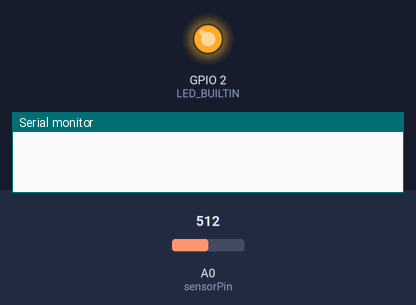
A sketch run on a simulated ESP8266 (NodeMCU). Parts: output pins drawn as LEDs (lit = HIGH, except the on-board LED, lit = LOW), the last lines printed to the serial monitor. Dashed ring = blinking. The inputs (shaded band) are chosen by the test bench; at power-on: A0 (sensorPin) = 512. WiFi joins after 1.5 s; servers stay silent unless stated; random numbers use the default seed unless the sketch sets one.

Above: at 0.0 s.
At 3.0 s:
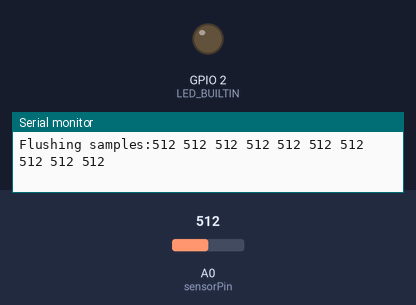
3.1 s: A0 (sensorPin) set to 716
At 10.4 s:
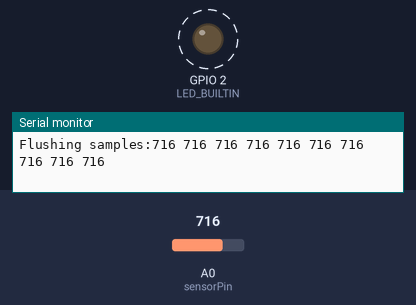
Timing chart, 0 to 10.6 s (numbered marks = the images above; inputs shaded):
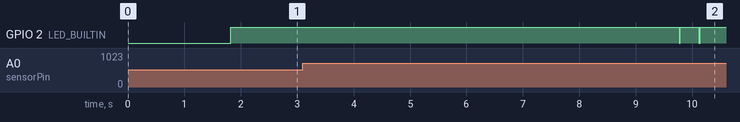

The sketch:

flashing-led-reader.ino
```cpp
/*
 NodeMCU DEVKIT v1.0
 Read analog signal connected to A0
*/
#include <ESP8266WiFi.h>
#include "libraries/esp8266-redis-master/Redis.h"
#include "libraries/esp8266-redis-master/Redis.cpp"

const char* ssid     = "SsidName";
const char* password = "Password";
int wifiStatus;

// Redis details
#define REDISHOST "192.168.1.14"
#define REDISPORT 6379
#define REDIS_PASSWORD "reTaOijS7ICdoqB5l0e0uYBHwegQJasqcgyMyKWhClWBp7rNEizsWWpJ6jQWa0qfHoe1oWhe3ZYAZLDh"
Redis redis(REDISHOST, REDISPORT);
const char* listKey = "poweragent:flash";
char redisTime[18];

int sensorPin = A0;                 // References A0 analog pin
int sensorValue;                    // 10-bit equivalent value of analog signal
float sensorValuePercentage;
float sensorValuePercentageDiff;
float movingAvg = 0.0;
int movingAvgWindow = 20;
byte threshold = 15;

int elMeasures[10];
int delayMs = 50;
//char sequence[40];
int randomNum = 0;
unsigned long sampleNum = 0;

void setup() {
  Serial.begin(115200);             // Communication at 115200 Bd with Serial Monitor
  delay(10);

  // Connecting to WiFi network
  Serial.println();
  Serial.print("Connecting to WiFi: ");
  Serial.println(ssid);

  WiFi.begin(ssid, password);

  while (WiFi.status() != WL_CONNECTED) {
    delay(500);
    Serial.print(".");
  }

  wifiStatus = WiFi.status();
  if(wifiStatus == WL_CONNECTED){
     Serial.println("");
     Serial.println("ESP is connected!");
     Serial.println("Your IP address is: ");
     Serial.println(WiFi.localIP());
     Serial.println("Your MAC address is: ");
     Serial.println(WiFi.macAddress().c_str());
  }

  //if (redis.begin(REDIS_PASSWORD)){
  if (redis.begin()){
    Serial.println("Connected to the Redis server!");
  }
  else {
    Serial.println("Failed to connect to the Redis server!");
    return;
  }

  Serial.println(redis.get("test"));

  Serial.println("");
  Serial.println("Read of analog value on A0 pin.");
  // initialize digital pin LED_BUILTIN as an output.
  pinMode(LED_BUILTIN, OUTPUT);
  digitalWrite(LED_BUILTIN, HIGH);
}

void loop() {
  randomNum = rand() % 50;
  if(randomNum == 5) {
    digitalWrite(LED_BUILTIN, LOW);   // turn the LED on (HIGH is the voltage level)
    delay(delayMs/2);                         // wait for 50 milliseconds
    digitalWrite(LED_BUILTIN, HIGH);    // turn the LED off by making the voltage LOW
  }
  // Let's measure analog value
  sensorValue = analogRead(sensorPin);
  elMeasures[sampleNum%10] = sensorValue;
  if(movingAvg==0.0) { movingAvg = (float)sensorValue; }
  movingAvg = ((movingAvg/(float)movingAvgWindow)*(movingAvgWindow-1)) + ((float)sensorValue/(float)movingAvgWindow);
  sensorValuePercentage = ((float)sensorValue/movingAvg)*100.0;
  sensorValuePercentageDiff = sensorValuePercentage-100.0;

  if(abs(sensorValuePercentageDiff)>threshold) {
    Serial.println("");
    Serial.print("Flash detected!!!: ");
    Serial.print(" Sample#: ");
    Serial.print(sampleNum);
    Serial.print(" SensorValue: ");
    Serial.print(sensorValue);
    Serial.print(" Average: ");
    Serial.print(movingAvg);
    Serial.print(" PercentageDiff: ");
    Serial.println(sensorValuePercentageDiff);
    Serial.print("Insert to list: ");
    redis.time().toCharArray(redisTime,18);
    Serial.println(redis.rpush(listKey, redisTime));
  }

  if(sampleNum%10 == 9) {
    Serial.println("");
    Serial.print("Flushing samples:");
    for (int i = 0; i < 10; i++) {
      Serial.print(elMeasures[i]);
      Serial.print(' ');
    }
  }

  //Serial.print("SET foo bar: ");
  //if (redis.set("foo", "bar"))
  //{
  //  Serial.println("ok!");
  //}
  //else
  //{
  //  Serial.println("err!");
  //}

  if(randomNum == 5) {
    delay(delayMs/2);
  } else {
    delay(delayMs);                       // Wait for 0.1 second
  }

  sampleNum = (sampleNum + 1);
}
```
